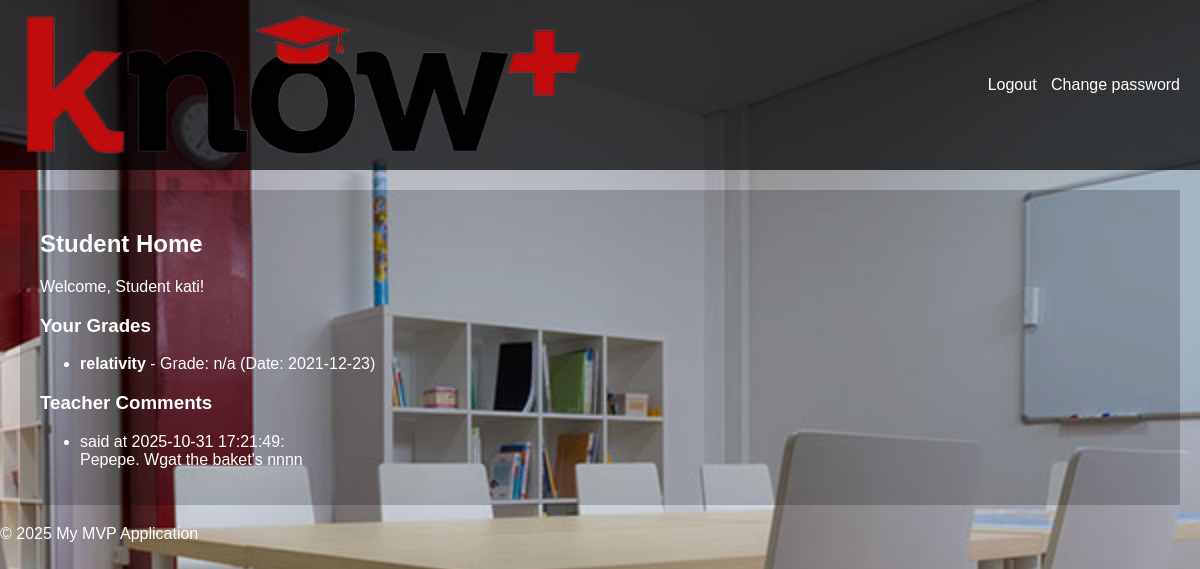
/student (signed in), run on the app's committed database.
### models.py (models this page shows, shortened)
class User(db.Model, UserMixin):
    id = db.Column(db.Integer, primary_key=True)
    username = db.Column(db.String(80), unique=True, nullable=False)
    password_hash = db.Column(db.String(128))
    user_type = db.Column(db.Enum(UserType), nullable=False)  # Using UserType enum for role
    @property
    def is_authenticated(self):
        return True

class Grade(db.Model):
    id = db.Column(db.Integer, primary_key=True)
    student_id = db.Column(db.Integer, db.ForeignKey('user.id', ondelete='CASCADE'), nullable=False)
    date = db.Column(db.String(20), nullable=False)  # e.g., "2023-11-15"
    subject = db.Column(db.String(100), nullable=False)
    grade = db.Column(db.String(10), nullable=False)  # e.g., "A", "B+", "90/100"
    timestamp = db.Column(db.DateTime, default=datetime.utcnow)
    student = db.relationship(
        'User',
        foreign_keys=[student_id],
        backref=db.backref('grades', cascade='all, delete-orphan')
    )

class Comment(db.Model):
    id = db.Column(db.Integer, primary_key=True)
    teacher_id = db.Column(db.Integer, db.ForeignKey('user.id', ondelete='CASCADE'), nullable=False)
    student_id = db.Column(db.Integer, db.ForeignKey('user.id', ondelete='CASCADE'), nullable=False)
    content = db.Column(db.Text, nullable=False)
    timestamp = db.Column(db.DateTime, default=datetime.utcnow)
    teacher = db.relationship('User', foreign_keys=[teacher_id])
    student = db.relationship('User', foreign_keys=[student_id])

### app.py (the view)
@app.route('/student')
@login_required
def student_home():
    if current_user.user_type != UserType.STUDENT:
        return 'Unauthorized', 403
    teacher_comments = Comment.query.filter_by(student_id=current_user.id).order_by(Comment.timestamp.desc()).all()
    return render_template('student_home.html', teacher_comments=teacher_comments)

### app.py (called while the page is built)
@login_manager.user_loader
def load_user(user_id):
    return User.query.get(int(user_id))  # Load from the unified User model

### templates/student_home.html (shortened to what this page needs)
{% extends 'base.html' %}
{% block content %}
<div class="teacher_student_container">
    <h2>Student Home</h2>
    {% if admin_view %}
    <div class="alert alert-info" role="alert">
        You are viewing this page as Administrator.
    </div>
    <p>Viewing Student Page: <strong>{{ student.username }}</strong></p> {# Added student username display for admin
    view #}
    {% else %}
    <p>Welcome, Student {{ current_user.username }}!</p>
    {% endif %}
    <h3>Your Grades</h3>
    <ul class="list-group">
        {% if admin_view %}
        {% for grade in student.grades %}
        <li class="list-group-item">
            <strong>{{ grade.subject }}</strong> - Grade: {{ grade.grade }} (Date: {{ grade.date }})
        </li>
        {% else %}
        <li class="list-group-item">No grades yet.</li>
        {% endfor %}
        {% else %}
        {% for grade in current_user.grades %}
        <li class="list-group-item">
            <strong>{{ grade.subject }}</strong> - Grade: {{ grade.grade }} (Date: {{ grade.date }})
        </li>
        {% else %}
        <li class="list-group-item">No grades yet.</li>
        {% endfor %}
        {% endif %}
    </ul>
    <h3>Teacher Comments</h3>
    <ul class="list-group">
        {% for comment in teacher_comments %}
        <li class="list-group-item">
            <strong>{{ comment.teacher.username }}</strong> said at {{ comment.timestamp.strftime('%Y-%m-%d
            %H:%M:%S') }}:
            <br>
            {{ comment.content }}
        </li>
        {% else %}
        <li class="list-group-item">No comments yet.</li>
        {% endfor %}
    </ul>
</div>
{% endblock %}

### static/css/style.css (style rules this page uses)
body { font-family: sans-serif; margin: 0; padding: 0; color: white; }
.teacher_student_container { padding: 20px; margin: 20px; background-color: rgba(0, 0, 0, 0.2); }

### data on the page
User: username "kati"
Grade: subject "relativity", grade "n/a", date "2021-12-23"
Comment: timestamp "2025-10-31 17:21:49", content "Pepepe. Wgat the baket's nnnn"
